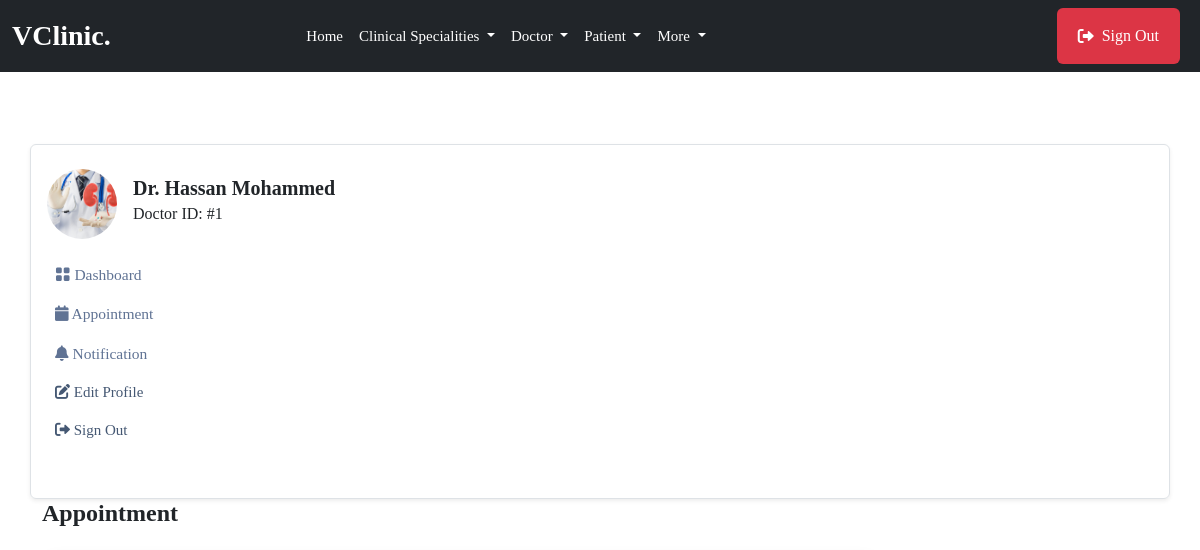
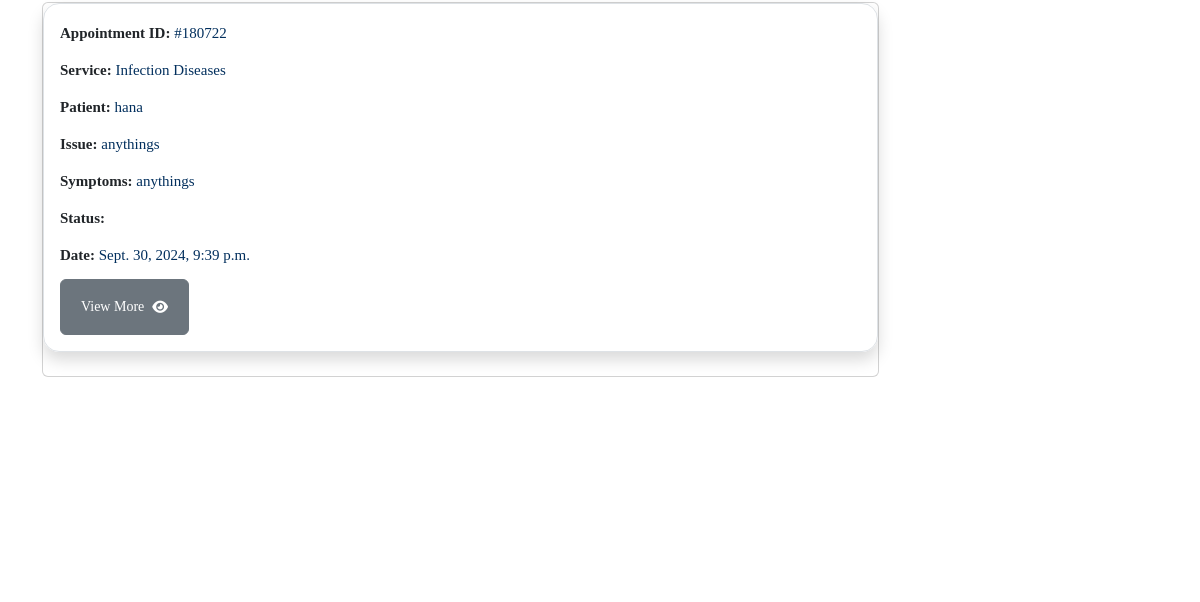
The page /doctor/appointments/ (signed in, upper part) on the database as committed earlier (2 pictures, top to bottom).
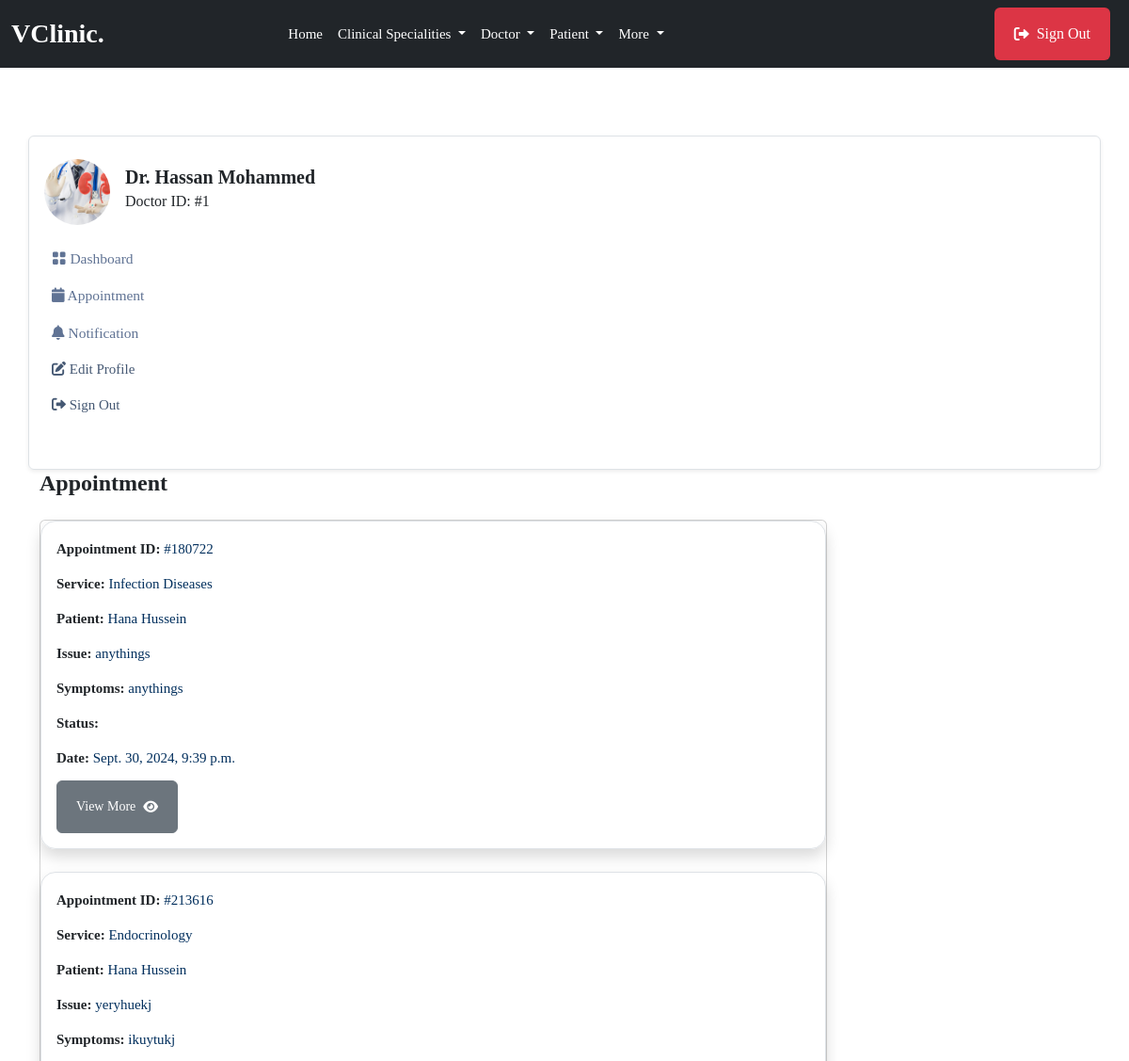
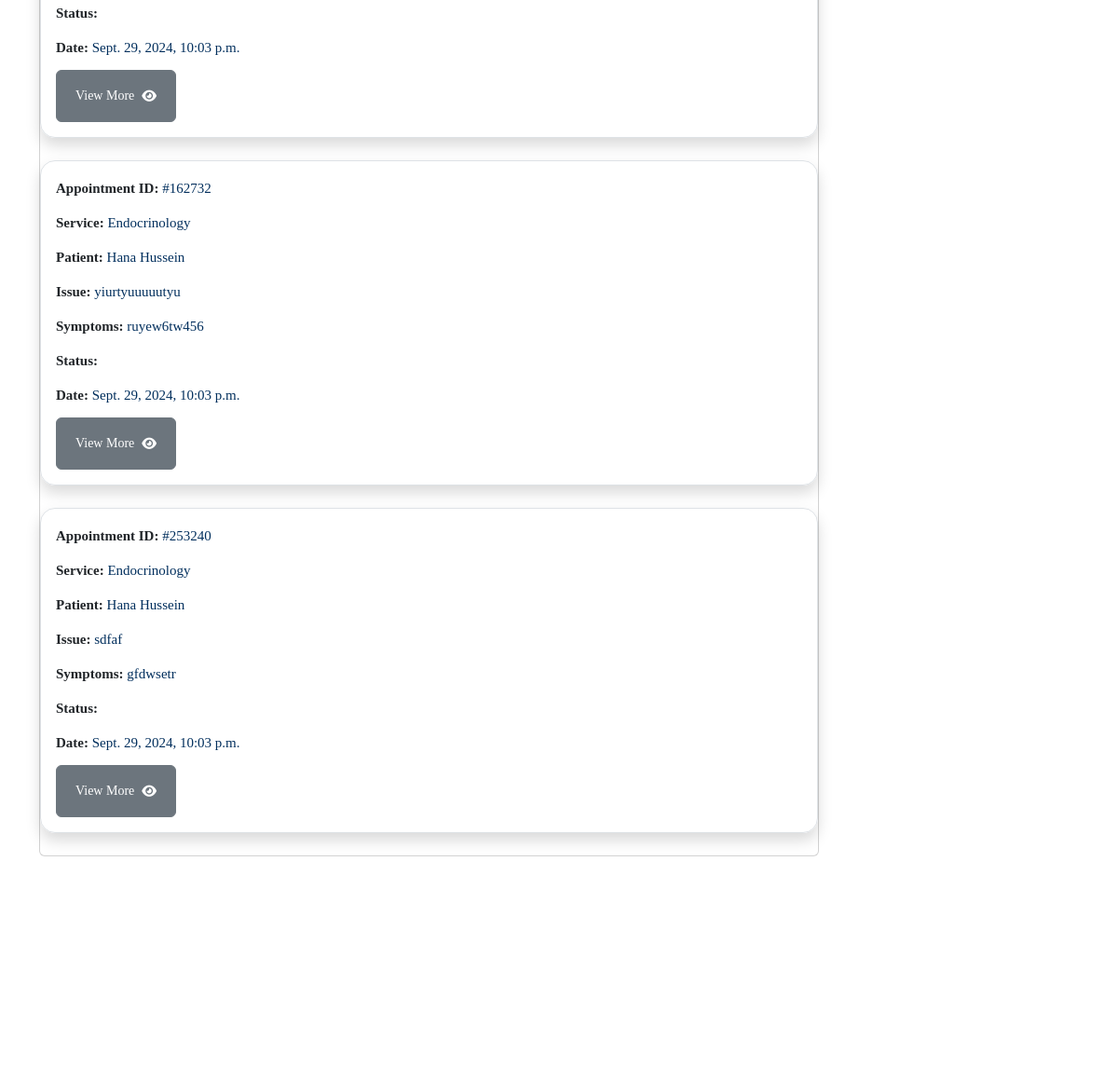
The same page on the database as committed later (2 pictures, top to bottom).
### mainapp/models.py (models this page shows, shortened)
class Appointment(models.Model):
    STATUS = [
        ('Scheduled', 'Scheduled'),
        ('Completed', 'Completed'),
        ('Pending', 'Pending'),
        ('Cancelled', 'Cancelled')
    ]
    service = models.ForeignKey(Service, on_delete=models.SET_NULL, null=True, blank=True, related_name='service_appointments')
    doctor = models.ForeignKey(doctor_models.Doctor, on_delete=models.SET_NULL, null=True, blank=True, related_name='doctor_appointments')
    patient = models.ForeignKey(patient_models.Patient, on_delete=models.SET_NULL, null=True, blank=True, related_name='appointments_patient')
    appointment_date = models.DateTimeField(null=True, blank=True)
    issues = models.TextField(blank=True, null=True)
    symptoms = models.TextField(blank=True, null=True)
    appointment_id = ShortUUIDField(length=6, max_length=10, alphabet="1234567890")
    appointment_status = models.CharField(max_length=120, choices=STATUS)

class Service(models.Model):
    image = models.FileField(upload_to="images", null=True, blank=True)
    name = models.CharField(max_length=255)         # name of clinical specialitis
    description = models.TextField(blank=True, null=True)       # description of clinical specialitis
    cost = models.DecimalField(max_digits=10, decimal_places=2)         # How mush the clinical specialitis cost
    available_doctors = models.ManyToManyField(doctor_models.Doctor, blank=True)        #every clinical specialitis have many doctors

### patientapp/models.py (models this page shows, shortened)
class Patient(models.Model):         #create a new model from scratch
    user = models.OneToOneField(userauth_models.User, on_delete=models.CASCADE)  #when we delete this user , we delete doctor, there should be only one doctor that has one user model
    image = models.FileField(upload_to='images', blank=True, null=True)
    full_name = models.CharField(max_length=100, blank=True, null=True)
    mobile = models.CharField(max_length=15, blank=True, null=True)
    address = models.CharField(max_length=100, null=True, blank=True)
    email = models.CharField(max_length=100, null=True, blank=True)
    gender = models.CharField(max_length=100, null=True, blank=True)
    blood_group = models.CharField(max_length=100, null=True, blank=True)
    date_of_birth= models.DateTimeField(default=timezone.now, null=True, blank=True)

### doctorapp/views.py (the view)
# urls.py: path("appointments/", views.appointments, name="appointments"),
@login_required
def appointments(request):
    doctor = doctor_models.Doctor.objects.get(user=request.user)
    appointments = base_models.Appointment.objects.filter(doctor=doctor)
    context = {
        "appointments": appointments,
    }
    return render(request, "doctorapp/appointments.html", context)

### templates/doctorapp/appointments.html (shortened to what this page needs)
{% extends 'partials/base.html' %} {% block content %}
<section class="pt-5 pb-5">
    <div class="container">
        <div class="row mt-0 mt-md-4">
            {% include 'doctorapp/sidebar.html' %}
            <div class="col-lg-9 col-md-8 col-12">
                <h4 class="mb-0 mb-4 fw-bold">Appointment</h4>
                <div class="card mb-4">
                    {% for a in appointments %}
                    <div class="shadow border p-3 mb-4 rounded-4">
                        <a href="{% url 'doctorapp:appointment_detail' a.appointment_id %}">
                            <p><span class="fw-semibold text-dark">Appointment ID:</span> #{{a.appointment_id}}</p>
                            <p><span class="fw-semibold text-dark">Service:</span> {{a.service.name}}</p>
                            <p><span class="fw-semibold text-dark">Patient:</span> {{a.patient.full_name}}</p>
                            <p><span class="fw-semibold text-dark">Issue:</span> {{a.issues}}</p>
                            <p><span class="fw-semibold text-dark">Symptoms:</span> {{a.symptoms}}</p>
                            <p><span class="fw-semibold text-dark">Status:</span> {{a.status}}</p>
                            <p><span class="fw-semibold text-dark">Date:</span> {{a.appointment_date}}</p>
                            <button class="btn btn-secondary btn-sm">View More <i class="fas fa-eye ms-2"></i></button>
                        </a>
                    </div>
                    {% endfor %}
                </div>
            </div>
        </div>
</section>
{% endblock content %}

Rows that differ between the two databases and show on the page:
changed through a linked row, Appointment "anythings": patient.full_name "hana" → "Hana Hussein"
added Appointment: appointment_id "213616", service.name "Endocrinology", patient.full_name "Hana Hussein", issues "yeryhuekj", symptoms "ikuytukj", appointment_date "Sept. 29, 2024, 10:03 p.m."
added Appointment: appointment_id "162732", service.name "Endocrinology", patient.full_name "Hana Hussein", issues "yiurtyuuuuutyu", symptoms "ruyew6tw456", appointment_date "Sept. 29, 2024, 10:03 p.m."
added Appointment: appointment_id "253240", service.name "Endocrinology", patient.full_name "Hana Hussein", issues "sdfaf", symptoms "gfdwsetr", appointment_date "Sept. 29, 2024, 10:03 p.m."
